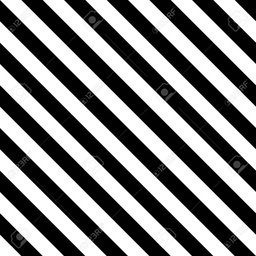
#> input picture sample/stripe.jpg, 256 x 256 px, shrunk from 1300 x 1300 before the run
$ python -i smootheness_real.py   (imports and definitions only)   (older library calls are emulated)
#> lines starting #> are read from the running program, lines starting #| are printed output that depends on the picture
import os
import numpy as np
import cv2
import matplotlib.pyplot as plt


def get_patch_at(pixel_grid, i, j, size):
    x_length, y_length = pixel_grid.shape
    half_size = int(size / 2)
    start_x: int = max(0, i - half_size)
    end_x: int = min(x_length, i + half_size + 1)
    start_y: int = max(0, j - half_size)
    end_y: int = min(y_length, j + half_size + 1)
    pad_start_x: int = max(0, -(i - half_size))
    pad_end_x: int = max(0, (i + half_size + 1) - x_length)
    pad_start_y: int = max(0, -(j - half_size))
    pad_end_y: int = max(0, (j + half_size + 1) - y_length)
    pad_value = ((pad_start_x, pad_end_x), (pad_start_y, pad_end_y))
    sliced = pixel_grid[start_x:end_x, start_y:end_y]
    if pad_start_x == 0 and pad_end_x == 0 and pad_start_y == 0 and pad_end_y == 0:
        return sliced
    else:
        return np.pad(sliced, pad_value, 'edge')

def treat_result(img_path, sobel_patch_size = 25, smoothness_window_size = 25):
#> called with img_path = 'sample/stripe.jpg', sobel_patch_size = 25, smoothness_window_size = 25
    I = cv2.cvtColor(cv2.imread(img_path), cv2.COLOR_BGR2GRAY)
#> I: shape (256, 256); min 0, max 255, mean 128.7
    I = I / 255

    Gx = cv2.Sobel(I, cv2.CV_64F, 1, 0, ksize=sobel_patch_size)
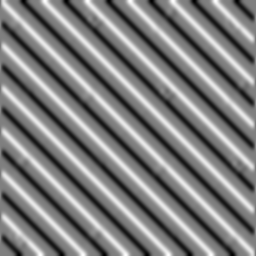
#> Gx: shape (256, 256) float64; min -1.93e+13, max 1.93e+13, mean 803254214.9; drawn with min black and max white
    Gy = cv2.Sobel(I, cv2.CV_64F, 0, 1, ksize=sobel_patch_size)
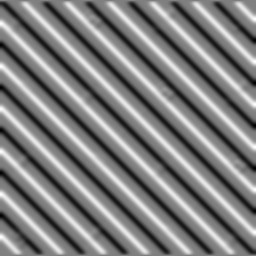
#> Gy: shape (256, 256) float64; min -1.93e+13, max 1.93e+13, mean -857016377.5; drawn with min black and max white
    G = np.sqrt(Gx * Gx + Gy * Gy)
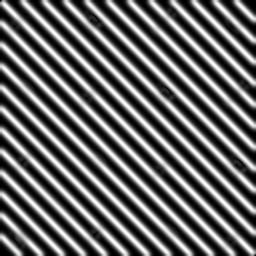
#> G: shape (256, 256) float64; min 1.92e-07, max 2.26e+13, mean 9.06e+12; drawn with min black and max white
    G = G / np.max(G)
    """
    normalize
    """
    """
    smootheness window size
    """
    w, h = I.shape
#> w = 256; h = 256
    smoothness_window = np.zeros(I.shape)

    for i in range(0, w):
        for j in range(0, h):
            gradient_patch = get_patch_at(G, i, j, smoothness_window_size)
            sum = np.sum(gradient_patch)
            smoothness_window[i, j] = sum
#> this loop made 256 passes
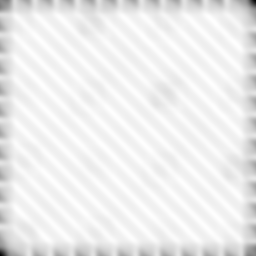
#> smoothness_window: shape (256, 256) float64; min 44.66, max 262.9, mean 248; drawn with min black and max white

    smoothness_window = smoothness_window #/ np.max(smoothness_window)
    return smoothness_window

>>> result = treat_result('sample/stripe.jpg')
